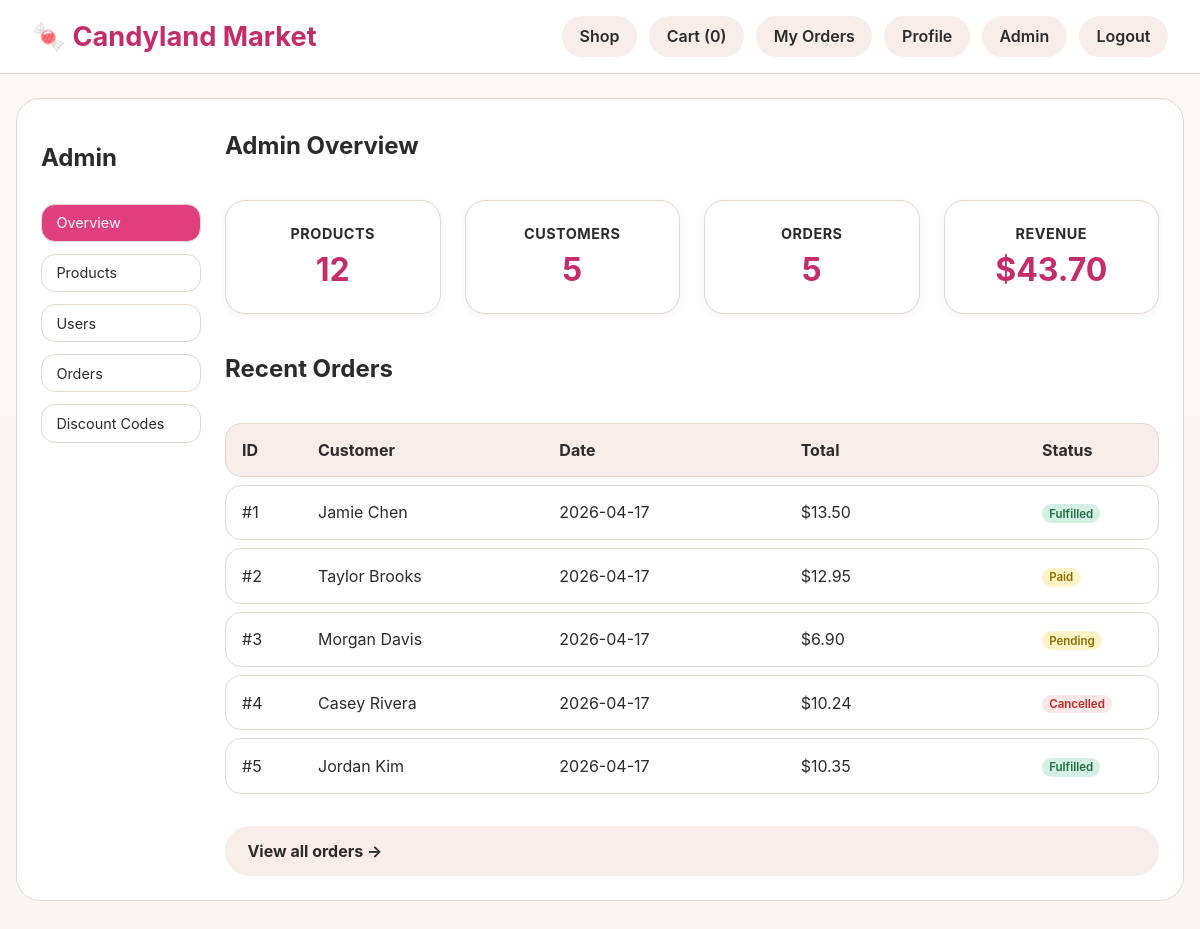
The page /index.php?page=admin (signed in) on the database as committed earlier.
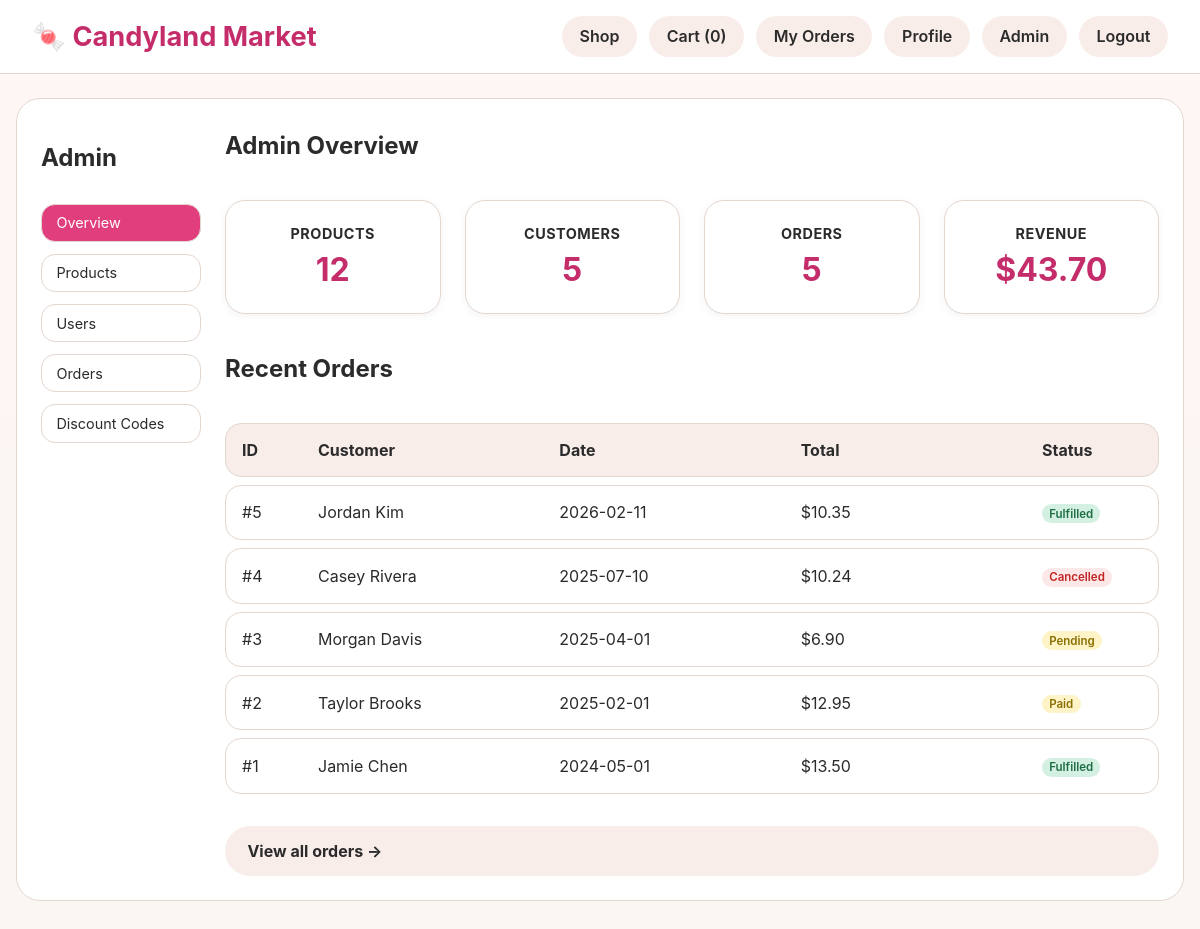
The same page on the database as committed later.
### tables this page shows
CREATE TABLE orders (
  id INT AUTO_INCREMENT PRIMARY KEY,
  user_id INT NOT NULL,
  subtotal DECIMAL(10,2) NOT NULL,
  tax DECIMAL(10,2) NOT NULL,
  discount DECIMAL(10,2) NOT NULL DEFAULT 0,
  total DECIMAL(10,2) NOT NULL,
  status ENUM('pending','paid','cancelled','fulfilled') DEFAULT 'pending',
  created_at TIMESTAMP DEFAULT CURRENT_TIMESTAMP,
  FOREIGN KEY (user_id) REFERENCES users(id),
  INDEX idx_orders_user_id (user_id)
);

CREATE TABLE users (
  id INT AUTO_INCREMENT PRIMARY KEY,
  first_name VARCHAR(100) NOT NULL,
  last_name VARCHAR(100) NOT NULL,
  email VARCHAR(255) NOT NULL UNIQUE,
  password_hash VARCHAR(255) NOT NULL,
  role ENUM('customer', 'admin') NOT NULL DEFAULT 'customer',
  created_at TIMESTAMP DEFAULT CURRENT_TIMESTAMP
);

### public/index.php (called while the page is built, shortened)
<?php
Router::dispatch();

### app/services/OrderService.php (called while the page is built, shortened)
<?php
class OrderService {
    public static function getRecentOrders(int $limit = 5): array {
        $pdo = Database::connect();
        $stmt = $pdo->prepare(
            'SELECT o.*, u.first_name, u.last_name
             FROM orders o
             JOIN users u ON o.user_id = u.id
             ORDER BY o.created_at DESC
             LIMIT ?'
        );
        $stmt->bindValue(1, $limit, PDO::PARAM_INT);
        $stmt->execute();
        return $stmt->fetchAll();
    }
}

### app/controllers/AdminController.php (the view, shortened to what the changed rows need)
<?php
class AdminController {
    public static function renderAdmin(): void {
        $tab = self::ensureAdminTab($_GET['tab'] ?? 'dashboard');
        ?>
        <section class="admin-shell">
            <aside class="admin-nav">
                <h2>Admin</h2>
            </aside>
            <div class="admin-content">
                <?php if ($tab === 'dashboard'): ?>
                    <h2>Admin Overview</h2>
                    <h2>Recent Orders</h2>
                    <?php $recentOrders = OrderService::getRecentOrders(5); ?>
                    <?php if (empty($recentOrders)): ?>
                        <p style="color:var(--muted);">No orders yet.</p>
                    <?php else: ?>
                        <div class="admin-table recent-orders-table">
                            <?php foreach ($recentOrders as $order): ?>
                                <div class="table-row">
                                    <div>#<?php echo (int)$order['id']; ?></div>
                                    <div><?php echo h($order['first_name'] . ' ' . $order['last_name']); ?></div>
                                    <div><?php echo h(date('Y-m-d', strtotime($order['created_at']))); ?></div>
                                    <div>$<?php echo fmt($order['total']); ?></div>
                                    <div>
                                        <?php if ($order['status'] === 'fulfilled'): ?>
                                            <span class="status-badge badge-active"><?php echo ucfirst($order['status']); ?></span>
                                        <?php elseif ($order['status'] === 'cancelled'): ?>
                                            <span class="status-badge badge-inactive"><?php echo ucfirst($order['status']); ?></span>
                                        <?php else: ?>
                                            <span class="status-badge badge-default"><?php echo ucfirst($order['status']); ?></span>
                                        <?php endif; ?>
                                    </div>
                                </div>
                            <?php endforeach; ?>
                        </div>
                    <?php endif; ?>
                <?php endif; ?>
            </div>
        </section>
        <?php
    }
    private static function ensureAdminTab(string $tab): string {
        $allowed = ['dashboard', 'products', 'users', 'orders', 'discounts'];
        return in_array($tab, $allowed, true) ? $tab : 'dashboard';
    }
}

Rows that differ between the two databases and show on the page:
changed orders "Jordan Kim": created_at "2026-04-17" → "2026-02-11"; moves up the list
changed orders "Cancelled": created_at "2026-04-17" → "2025-07-10"; moves up the list
changed orders "Pending": created_at "2026-04-17" → "2025-04-01"; moves down the list
changed orders "Paid": created_at "2026-04-17" → "2025-02-01"; moves down the list
changed orders "Jamie Chen": created_at "2026-04-17" → "2024-05-01"
